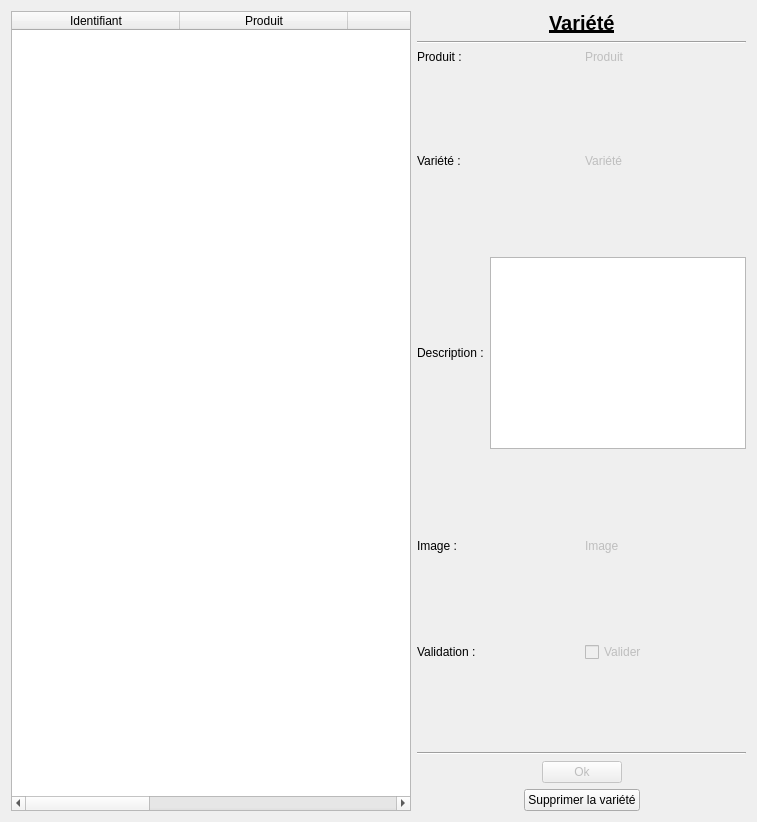
      <widget class="QWidget" name="tab_2">
       <attribute name="title">
        <string>Validation Variété</string>
       </attribute>
       <layout class="QHBoxLayout" name="horizontalLayout_41">
        <item>
         <widget class="QTableWidget" name="tableWidgetValidationVariete">
          <property name="minimumSize">
           <size>
            <width>400</width>
            <height>800</height>
           </size>
          </property>
          <property name="alternatingRowColors">
           <bool>true</bool>
          </property>
          <property name="selectionBehavior">
           <enum>QAbstractItemView::SelectRows</enum>
          </property>
          <attribute name="horizontalHeaderCascadingSectionResizes">
           <bool>false</bool>
          </attribute>
          <attribute name="horizontalHeaderDefaultSectionSize">
           <number>168</number>
          </attribute>
          <attribute name="horizontalHeaderShowSortIndicator" stdset="0">
           <bool>false</bool>
          </attribute>
          <attribute name="horizontalHeaderStretchLastSection">
           <bool>true</bool>
          </attribute>
          <column>
           <property name="text">
            <string>Identifiant</string>
           </property>
          </column>
          <column>
           <property name="text">
            <string>Produit</string>
           </property>
          </column>
          <column>
           <property name="text">
            <string>Variété</string>
           </property>
          </column>
          <column>
           <property name="text">
            <string>Description</string>
           </property>
          </column>
          <column>
           <property name="text">
            <string>Image</string>
           </property>
          </column>
          <column>
           <property name="text">
            <string>Validé</string>
           </property>
          </column>
         </widget>
        </item>
        <item>
         <layout class="QVBoxLayout" name="verticalLayout_7">
          <item>
           <layout class="QHBoxLayout" name="horizontalLayout_33">
            <item>
             <spacer name="horizontalSpacer_27">
              <property name="orientation">
               <enum>Qt::Horizontal</enum>
              </property>
              <property name="sizeHint" stdset="0">
               <size>
                <width>40</width>
                <height>20</height>
               </size>
              </property>
             </spacer>
            </item>
            <item>
             <widget class="QLabel" name="label_20">
              <property name="font">
               <font>
                <pointsize>15</pointsize>
                <weight>75</weight>
                <bold>true</bold>
                <underline>true</underline>
               </font>
              </property>
              <property name="text">
               <string>Variété</string>
              </property>
             </widget>
            </item>
            <item>
             <spacer name="horizontalSpacer_28">
              <property name="orientation">
               <enum>Qt::Horizontal</enum>
              </property>
              <property name="sizeHint" stdset="0">
               <size>
                <width>40</width>
                <height>20</height>
               </size>
              </property>
             </spacer>
            </item>
           </layout>
          </item>
          <item>
           <widget class="Line" name="line_8">
            <property name="orientation">
             <enum>Qt::Horizontal</enum>
            </property>
           </widget>
          </item>
          <item>
           <layout class="QHBoxLayout" name="horizontalLayout_34">
            <item>
             <widget class="QLabel" name="label_24">
              <property name="text">
               <string>Produit :</string>
              </property>
             </widget>
            </item>
            <item>
             <widget class="QLabel" name="labelVProduitVariete">
              <property name="enabled">
               <bool>false</bool>
              </property>
              <property name="sizePolicy">
               <sizepolicy hsizetype="Preferred" vsizetype="Preferred">
                <horstretch>0</horstretch>
                <verstretch>0</verstretch>
               </sizepolicy>
              </property>
              <property name="sizeIncrement">
               <size>
                <width>0</width>
                <height>0</height>
               </size>
              </property>
              <property name="text">
               <string>Produit</string>
              </property>
             </widget>
            </item>
           </layout>
          </item>
          <item>
           <spacer name="verticalSpacer_18">
            <property name="orientation">
             <enum>Qt::Vertical</enum>
            </property>
            <property name="sizeHint" stdset="0">
             <size>
              <width>97</width>
              <height>13</height>
             </size>
            </property>
           </spacer>
          </item>
          <item>
           <layout class="QHBoxLayout" name="horizontalLayout_35">
            <item>
             <widget class="QLabel" name="label_26">
              <property name="text">
               <string>Variété :</string>
              </property>
             </widget>
            </item>
            <item>
             <widget class="QLabel" name="labelVVariete">
              <property name="enabled">
               <bool>false</bool>
              </property>
              <property name="sizePolicy">
               <sizepolicy hsizetype="Preferred" vsizetype="Preferred">
                <horstretch>0</horstretch>
                <verstretch>0</verstretch>
               </sizepolicy>
              </property>
              <property name="text">
               <string>Variété</string>
              </property>
             </widget>
            </item>
           </layout>
          </item>
          <item>
           <spacer name="verticalSpacer_19">
            <property name="orientation">
             <enum>Qt::Vertical</enum>
            </property>
            <property name="sizeHint" stdset="0">
             <size>
              <width>97</width>
              <height>13</height>
             </size>
            </property>
           </spacer>
          </item>
          <item>
           <layout class="QHBoxLayout" name="horizontalLayout_36">
            <item>
             <widget class="QLabel" name="label_27">
              <property name="text">
               <string>Description :</string>
              </property>
             </widget>
            </item>
            <item>
             <widget class="QTextEdit" name="textEditVDescrVariete">
              <property name="enabled">
               <bool>true</bool>
              </property>
             </widget>
            </item>
           </layout>
          </item>
          <item>
           <spacer name="verticalSpacer_20">
            <property name="orientation">
             <enum>Qt::Vertical</enum>
            </property>
            <property name="sizeHint" stdset="0">
             <size>
              <width>97</width>
              <height>13</height>
             </size>
            </property>
           </spacer>
          </item>
          <item>
           <layout class="QHBoxLayout" name="horizontalLayout_37">
            <item>
             <widget class="QLabel" name="label_28">
              <property name="text">
               <string>Image :</string>
              </property>
             </widget>
            </item>
            <item>
             <widget class="QLabel" name="labelVImgVariete">
              <property name="enabled">
               <bool>false</bool>
              </property>
              <property name="text">
               <string>Image</string>
              </property>
             </widget>
            </item>
           </layout>
          </item>
          <item>
           <spacer name="verticalSpacer_21">
            <property name="orientation">
             <enum>Qt::Vertical</enum>
            </property>
            <property name="sizeHint" stdset="0">
             <size>
              <width>97</width>
              <height>13</height>
             </size>
            </property>
           </spacer>
          </item>
          <item>
           <layout class="QHBoxLayout" name="horizontalLayout_38">
            <item>
             <widget class="QLabel" name="label_29">
              <property name="text">
               <string>Validation :</string>
              </property>
             </widget>
            </item>
            <item>
             <widget class="QCheckBox" name="checkBoxVVariete">
              <property name="enabled">
               <bool>false</bool>
              </property>
              <property name="text">
               <string>Valider</string>
              </property>
             </widget>
            </item>
           </layout>
          </item>
          <item>
           <spacer name="verticalSpacer_22">
            <property name="orientation">
             <enum>Qt::Vertical</enum>
            </property>
            <property name="sizeHint" stdset="0">
             <size>
              <width>97</width>
              <height>13</height>
             </size>
            </property>
           </spacer>
          </item>
          <item>
           <widget class="Line" name="line_9">
            <property name="orientation">
             <enum>Qt::Horizontal</enum>
            </property>
           </widget>
          </item>
          <item>
           <layout class="QHBoxLayout" name="horizontalLayout_39">
            <item>
             <spacer name="horizontalSpacer_29">
              <property name="orientation">
               <enum>Qt::Horizontal</enum>
              </property>
              <property name="sizeHint" stdset="0">
               <size>
                <width>40</width>
                <height>20</height>
               </size>
              </property>
             </spacer>
            </item>
            <item>
             <widget class="QPushButton" name="pushButtonVOkVariete">
              <property name="enabled">
               <bool>false</bool>
              </property>
              <property name="text">
               <string>Ok</string>
              </property>
             </widget>
            </item>
            <item>
             <spacer name="horizontalSpacer_30">
              <property name="orientation">
               <enum>Qt::Horizontal</enum>
              </property>
              <property name="sizeHint" stdset="0">
               <size>
                <width>40</width>
                <height>20</height>
               </size>
              </property>
             </spacer>
            </item>
           </layout>
          </item>
          <item>
           <layout class="QHBoxLayout" name="horizontalLayout_40">
            <item>
             <spacer name="horizontalSpacer_31">
              <property name="orientation">
               <enum>Qt::Horizontal</enum>
              </property>
              <property name="sizeHint" stdset="0">
               <size>
                <width>40</width>
                <height>20</height>
               </size>
              </property>
             </spacer>
            </item>
            <item>
             <widget class="QPushButton" name="pushButtonVSupprVariete">
              <property name="text">
               <string>Supprimer la variété</string>
              </property>
              <property name="icon">
               <iconset resource="ImgRessources.qrc">
                <normaloff>:/new/ImgRessources/ImgRessources/close_red.png</normaloff>:/new/ImgRessources/ImgRessources/close_red.png</iconset>
              </property>
             </widget>
            </item>
            <item>
             <spacer name="horizontalSpacer_32">
              <property name="orientation">
               <enum>Qt::Horizontal</enum>
              </property>
              <property name="sizeHint" stdset="0">
               <size>
                <width>40</width>
                <height>20</height>
               </size>
              </property>
             </spacer>
            </item>
           </layout>
          </item>
         </layout>
        </item>
       </layout>
      </widget>
